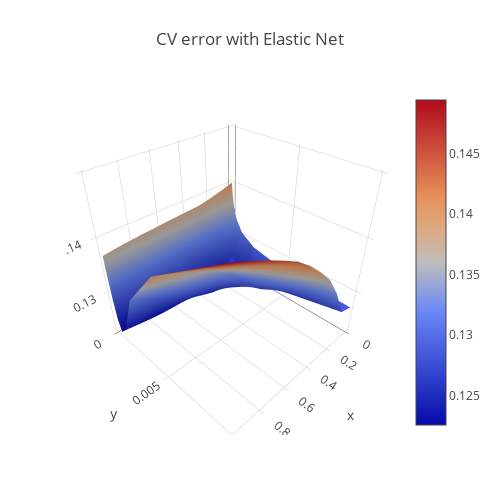

Notebook code for this chart:
### Code cell
import plotly
import plotly.offline as py
import plotly.graph_objs as go
# command for work offline
plotly.offline.init_notebook_mode(connected=True)
data = [
    go.Surface(x=cv.index.values, y=cv.columns.values,
        z=cv.T.values
    )
]

layout = go.Layout(
    title='CV error with Elastic Net',
    autosize=False,
    xaxis = dict(title = 'alpha'),
    yaxis = dict(title = 'l1_ratio'),
    width=500,
    height=500,
    margin=dict(
        l=65,
        r=50,
        b=65,
        t=90
    )
)
fig = go.Figure(data=data, layout=layout)
py.iplot(fig)

### Figure 1 — Plotly figure (JSON) as saved in the notebook; plotly's stock layout.template omitted (floating-point values rounded to 4 significant figures)
{"data": [{"type": "surface", "uid": "ca1bc515-09eb-4dd6-a18e-772f958c6ce9", "x": [0.0, 0.1, 0.2, 0.3, 0.4, 0.5, 0.6, 0.7, 0.8, 0.9, 1.0], "y": [1e-05, 2.154e-05, 4.642e-05, 0.0001, 0.0002154, 0.0004642, 0.001, 0.002154, 0.004642, 0.01], "z": [[0.1401, 0.1395, 0.1389, 0.1385, 0.1384, 0.1382, 0.138, 0.1379, 0.1377, 0.1375, 0.1372], [0.1397, 0.1389, 0.1382, 0.1376, 0.1374, 0.137, 0.1367, 0.1364, 0.1361, 0.1358, 0.1354], [0.1388, 0.1378, 0.1367, 0.1359, 0.1353, 0.1348, 0.1344, 0.1338, 0.1334, 0.1329, 0.1325], [0.1374, 0.1358, 0.1343, 0.1332, 0.1323, 0.1315, 0.1309, 0.1303, 0.1297, 0.1292, 0.1289], [0.1355, 0.133, 0.131, 0.1296, 0.1284, 0.1276, 0.1268, 0.1261, 0.1257, 0.1253, 0.125], [0.1332, 0.1298, 0.1274, 0.1259, 0.1249, 0.1242, 0.1237, 0.1232, 0.1229, 0.1227, 0.1226], [0.1309, 0.1267, 0.1246, 0.1236, 0.1231, 0.1229, 0.1229, 0.123, 0.1232, 0.1236, 0.124], [0.1289, 0.1246, 0.1237, 0.1238, 0.1243, 0.1251, 0.1262, 0.1275, 0.1292, 0.1308, 0.1321], [0.1276, 0.1247, 0.1258, 0.128, 0.1311, 0.1335, 0.1352, 0.1367, 0.1379, 0.139, 0.14], [0.1272, 0.1279, 0.1331, 0.1371, 0.1398, 0.1422, 0.1442, 0.1456, 0.147, 0.1483, 0.1494]]}], "layout": {"autosize": false, "height": 500, "margin": {"b": 65, "l": 65, "r": 50, "t": 90}, "title": {"text": "CV error with Elastic Net"}, "width": 500, "xaxis": {"title": {"text": "alpha"}}, "yaxis": {"title": {"text": "l1_ratio"}}}}
